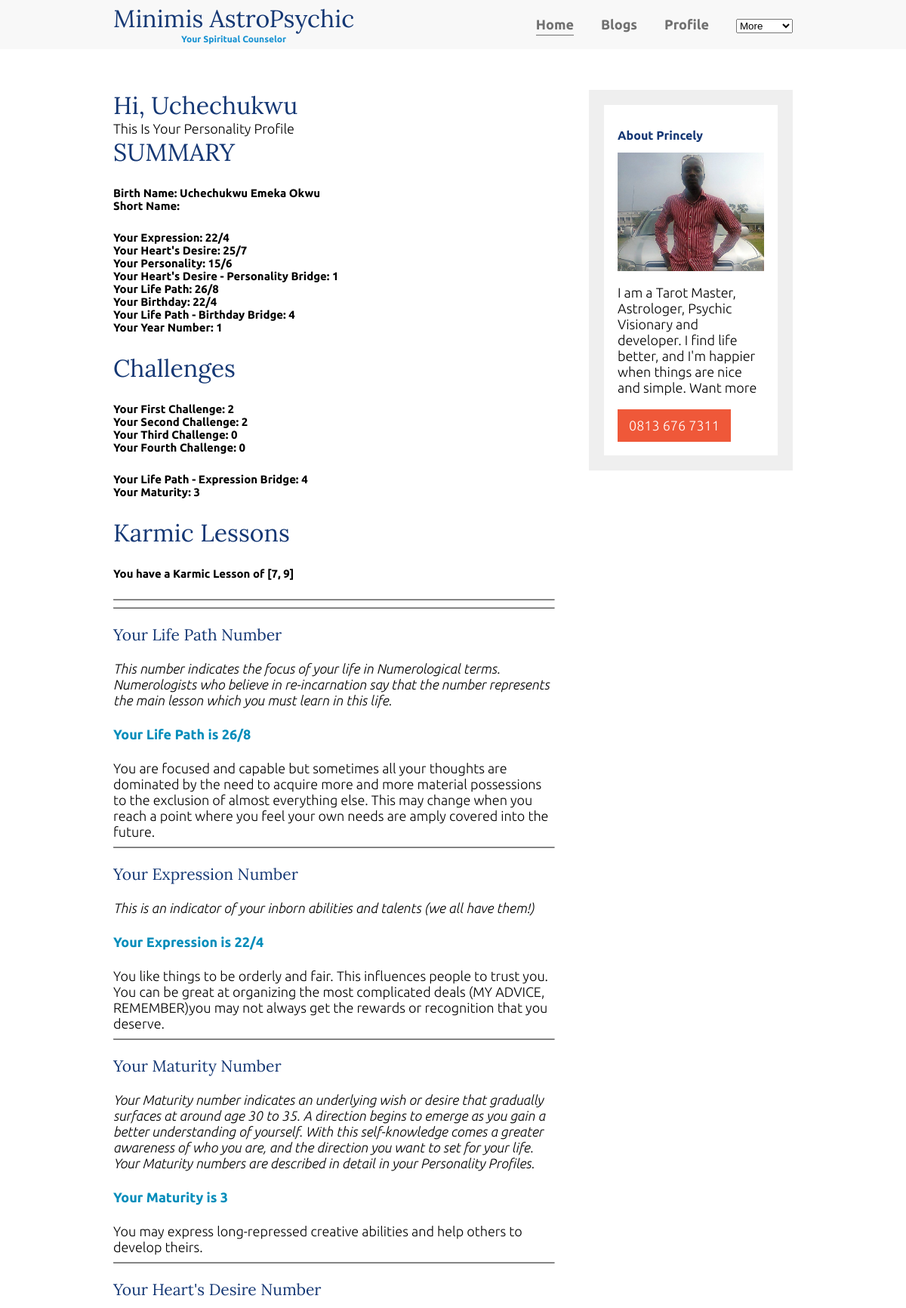
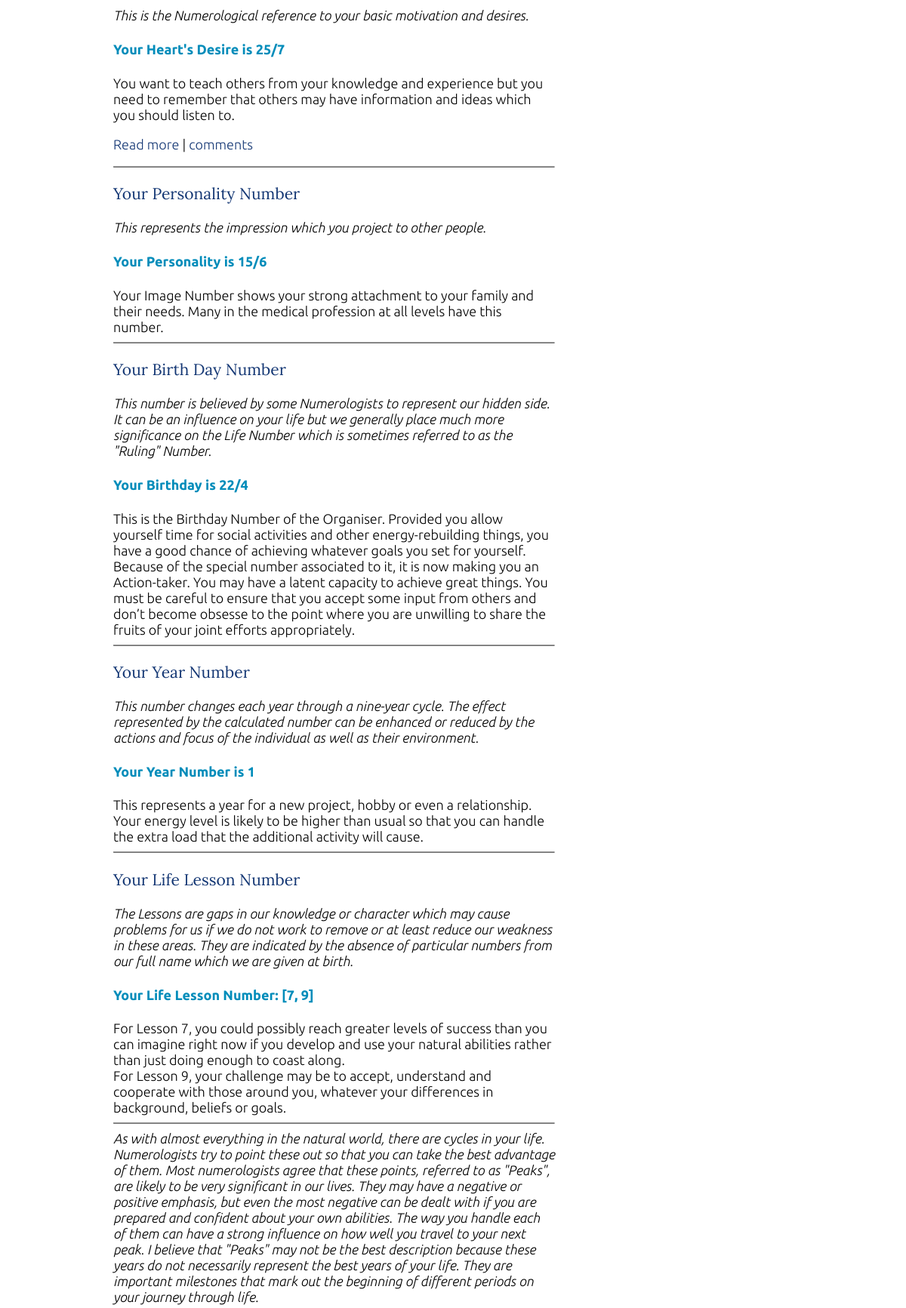
Screenshot of /reading (signed in, upper part) with the database file from the repository (2 pictures, top to bottom).
### app/models.py (models this page shows, shortened)
class User(UserMixin, db.Model):
    id = db.Column(db.Integer, primary_key=True)
    firstname = db.Column(db.String(64), index=True, unique=True)
    middlename = db.Column(db.String(64), index=True, unique=True)
    lastname = db.Column(db.String(64), index=True, unique=True)
    dob = db.Column(db.String(64), index=True, unique=True)
    tob = db.Column(db.String(64), index=True, unique=True)
    pob = db.Column(db.String(64), index=True, unique=True)
    mobile = db.Column(db.String(64), index=True, unique=True)
    number_of_questions = db.Column(db.Integer)
    username = db.Column(db.String(64), index=True, unique=True)
    email = db.Column(db.String(120), index=True, unique=True)
    password_hash = db.Column(db.String(128))
    posts = db.relationship('Post', backref='author', lazy='dynamic')

### app/main/__init__.py (the view)
@bp.route('/reading')
@login_required
def reading():
    username = current_user.username
    user = User.query.filter_by(username=username).first()
    FN = user.firstname
    MN = user.middlename
    LN = user.lastname
    btd = user.dob[0:2] #1982
    btm = user.dob[3:5] #02
    bty = user.dob[6:10] #22
    r = generate_numbers(FN,MN,LN,btd,btm,bty)[0]
    return render_template('reading.html', exp=r[0],exp11=r[1], sU=r[2], sU1=r[3], iM=r[4], iM1=r[5],
                           hP=r[6], ln=r[7], lp=r[8],bd1=r[9], lb=r[10], cH=r[11], cH1=r[12], cH2=r[13], cH3=r[14], LEB=r[15],
                            Mrity=r[16],cha=r[17],btd1=r[18],bd22=r[19],p1=r[20],p11=r[21],p2=r[22],p22=r[23],p3=r[24],
                            p33=r[25],p4=r[26],p44=r[27],year_now=r[28],py_num=r[29],karma=r[30],karma1=[31],karma2=r[32],
                           FN=FN,MN=MN,LN=LN,btd=btd,btm=btm,bty=bty,life_number=life_number,b_t_ms=b_t_ms,bddict=bddict,
                           year_num=year_num,lesson=lesson,debt=debt,your_personal=your_personal,real=real,peak=peak,
                           hearts_d=hearts_d,image_num=image_num,)

### app/hello.py (called while the page is built)
def digit_sum(num):
  return sum([int(char) for char in str(num)])

def check_karma(d):
  if d == 13:
    return 13
  elif d == 14:
    return 14
  elif d == 16:
    return 16
  elif d == 19:
    return 19
  else:
    return d

def contains_y(w):
  global z
  j = len(w)-1
  if 'y' == w[j]:
      w1 = w[:j]
      z.append(7)
  else:
      w1 = w
  return w1

def jeff(name):
    vowels = [ord(char.lower())-96 for char in name if char.lower() in 'aeiou']
    consonants = name.translate(str.maketrans('','','aeiouAEIOU'))
    cons = [ord(char.lower())-96 for char in name if char.lower() in consonants.lower()]
    v = [digit_sum(digit_sum(x)) for x in vowels] #sum the elements in the vowels list
    v.append(digit_sum(sum(z)))
    z.clear()
    c = [digit_sum(digit_sum(x)) for x in cons] #sum the elements in the consonants list
    se = sum(v+c)
    if se == 11:
        sE = se
    elif se == 22:
        sE = se
    else:
        sE = digit_sum(digit_sum(se))
    v1 = sum(v)
    if v1 == 11:
        vv=v1
    elif v1 == 22:
        vv = v1
    else:
        vv=digit_sum(digit_sum(v1))
    c1 = sum(c)
    if c1 == 11:
        cc = c1
    elif c1 == 22:
        cc = c1
    else:
        cc=digit_sum(digit_sum(c1))
    return sE,vv,cc,v,c

### app/models.py (called while the page is built)
@login.user_loader
def load_user(id):
    return User.query.get(int(id))

### app/templates/reading.html (shortened to what this page needs)
{% extends "base-muritum.html" %}
{% block content %}
    <h1>Hi, {{ FN }} </h1>
    <p1>This Is Your Personality Profile</p1>
    <h1>SUMMARY</h1>
    <h5>
        Birth Name: {{ FN }} {{ MN }} {{ LN }}<br>
        Short Name: {{ FN1 }} {{ MN1 }} {{ LN1 }}<br>
    </h5>
    <h5>
        Your Expression: {{ exp }}/{{ exp11}}<br>
        Your Heart's Desire: {{ sU1 }}/{{ sU}}<br>
        Your Personality: {{ iM }}/{{ iM1 }}<br>
        Your Heart's Desire - Personality Bridge: {{ hP }}<br>
        Your Life Path: {{ ln }}/{{ lp }}<br>
        Your Birthday: {{ btd1 }}/{{ bd1 }}<br>
        Your Life Path - Birthday Bridge: {{ lb }}<br>
        Your Year Number: {{ py_num }}
    </h5>
    <h1>Challenges</h1>
    <h5>
        Your First Challenge: {{ cH }}<br>
        Your Second Challenge: {{ cH1 }}<br>
        Your Third Challenge: {{ cH2 }}<br>
        Your Fourth Challenge: {{ cH3 }}<br>
    </h5>
    <h5>
        Your Life Path - Expression Bridge: {{ LEB }}<br>
        Your Maturity: {{ Mrity }}
    </h5>
    <h1>Karmic Lessons</h1>
    <h5>
        You have a Karmic Lesson of {{ cha }}<br>
    </h5>
    <hr>
    <hr>
    <h3>
        Your Life Path Number
    </h3>
    <i>
        This number indicates the focus of your life in Numerological terms.
        Numerologists who believe in re-incarnation say that the number represents
        the main lesson which you must learn in this life.
    </i>
        <h4>Your Life Path is {{ ln }}/{{ lp }}<br></h4>
        {% for k, v in life_number.items()%}
        {% if k == lp %}
        {{ v }}<br>
        {% endif %}
        {% endfor %}
    <hr>
    <h3>
        Your Expression Number
    </h3>
    <i>
        This is an indicator of your inborn abilities and talents (we all have them!)
    </i>
       <h4>Your Expression is {{ exp }}/{{ exp11}}<br></h4>
        {% for k, v in your_personal.items()%}
        {% if k == exp11 %}
        {{ v }}<br>
        {% endif %}
        {% endfor %}
    <hr>
    <h3>
        Your Maturity Number
    </h3>
    <i>
        Your Maturity number indicates an underlying wish or desire that gradually surfaces at around age 30 to 35.
        A direction begins to emerge as you gain a better understanding of yourself. With this self-knowledge comes
        a greater awareness of who you are, and the direction you want to set for your life. Your Maturity numbers are
        described in detail in your Personality Profiles.
    </i>
      <h4>Your Maturity is {{ Mrity }}<br></h4>
        {% for k, v in real.items()%}
        {% if k == Mrity %}
        {{ v }}
        {% endif %}
        {% endfor %}
    <hr>
    <h3>
        Your Heart's Desire Number
    </h3>
    <i>
        This is the Numerological reference to your
        basic motivation and desires.
    </i>
      <h4>Your Heart's Desire is {{ sU1 }}/{{ sU}}<br></h4>
        {% for k, v in hearts_d.items()%}
        {% if k == sU %}
        {{ v }} <br>
        <p><a href="#">Read more</a> | <a href="http://bit.ly/2MGkL2j">comments</a></p>
        {% endif %}
        {% endfor %}
    <hr>
    <h3>
        Your Personality Number
    </h3>
    <i>
        This represents the impression which you project to
        other people.
    </i>
      <h4>Your Personality is {{ iM }}/{{ iM1 }}<br></h4>
        {% for k, v in image_num.items()%}
        {% if k == iM1 %}
        {{ v }}
        {% endif %}
        {% endfor %}
    <hr>
    <h3>
        Your Birth Day Number
    </h3>
    <i>
        This number is believed by some Numerologists to
        represent our hidden side. It can be an influence on your life but we
        generally place much more significance on the Life Number which is
        sometimes referred to as the "Ruling" Number.
    </i>
       <h4>Your Birthday is {{ btd1 }}/{{ bd1 }}<br></h4>
        {% for k, v in bddict.items()%}
        {% if k == bd1 %}
        {{ v }}<br>
        {% endif%}
        {% if k == bd22 %}
        {{ v }}
        {% endif%}
        {% endfor %}
    <hr>
    <h3>
        Your Year Number
    </h3>
    <i>
        This number changes each year through a nine-year
        cycle. The effect represented by the calculated number can be enhanced or
        reduced by the actions and focus of the individual as well as their
        environment.
    </i>
       <h4>Your Year Number is {{ py_num }}<br></h4>
        {% for k, v in year_num.items()%}
        {% if k == py_num %}
        {{ v }}
        {% endif%}
        {% endfor %}
    <hr>
    <h3>
        Your Life Lesson Number
    </h3>
    <i>
        The Lessons are gaps in our knowledge or character which may cause
        problems for us if we do not work to remove or at least reduce our weakness
        in these areas. They are indicated by the absence of particular numbers from our full name
        which we are given at birth.
    </i>
       <h4>Your Life Lesson Number: {{ cha }}<br></h4>
        {% for k, v in lesson.items()%}
        {% if k in cha %}
        {{ v }}<br>
        {% endif%}
        {% endfor %}
    <hr>
    <i>
        As with almost everything in the natural world, there are cycles in your life.
        Numerologists try to point these out so that you can take the best advantage
        of them. Most numerologists agree that these points, referred to as "Peaks", are likely
        to be very significant in our lives. They may have a negative or positive
        emphasis, but even the most negative can be dealt with if you are prepared and confident about your own abilities.
        The way you handle each of them can have a strong influence on how well
        you travel to your next peak. I believe that "Peaks" may not be the best description because these years
        do not necessarily represent the best years of your life. They are important
        milestones that mark out the beginning of different periods on your journey
        through life.
    </i>
        {% for k, v in peak.items()%}
        {% if k == p1 %}
        {{ v }}<br>
        {% endif%}
        {% endfor %}
        {% for k, v in peak.items()%}
        {% if k == p2 %}
        {{ v }}<br>
        {% endif%}
        {% endfor %}
        {% for k, v in peak.items()%}
        {% if k == p3 %}
        {{ v }}<br>
        {% endif%}
        {% endfor %}
        {% for k, v in peak.items()%}
        {% if k == p4 %}
        {{ v }}<br>
        {% endif%}
        {% endfor %}
{% endblock %}

### app/static/style-muritum.css (style rules this page uses)
body { margin: 0; font-family: 'Ubuntu', sans-serif; font-size: 1.125rem; font-weight: 300; }
h1,h2,h3 { font-family: 'lora', serif; font-weight: 400; color: #143774; }
h1 { font-size: 2rem; margin: 0; }
h3 { margin-top: 1em; }
a { color: #143774; }
hr { border-bottom: #707070 1px solid; }
a { text-decoration: none; }

### app/templates/reading.html (style rules this page uses)
h4 { color: #008CBA; }

### rows the page displays
User: firstname "Uchechukwu", middlename "Emeka", lastname "Okwu"

### other values shown
{{ exp }} "22"
{{ exp11 }} "4"
{{ sU1 }} "25"
{{ sU }} "7"
{{ iM }} "15"
{{ iM1 }} "6"
{{ hP }} "1"
{{ ln }} "26"
{{ lp }} "8"
{{ btd1 }} "22"
{{ bd1 }} "4"
{{ lb }} "4"
{{ py_num }} "1"
{{ cH }} "2"
{{ cH1 }} "2"
